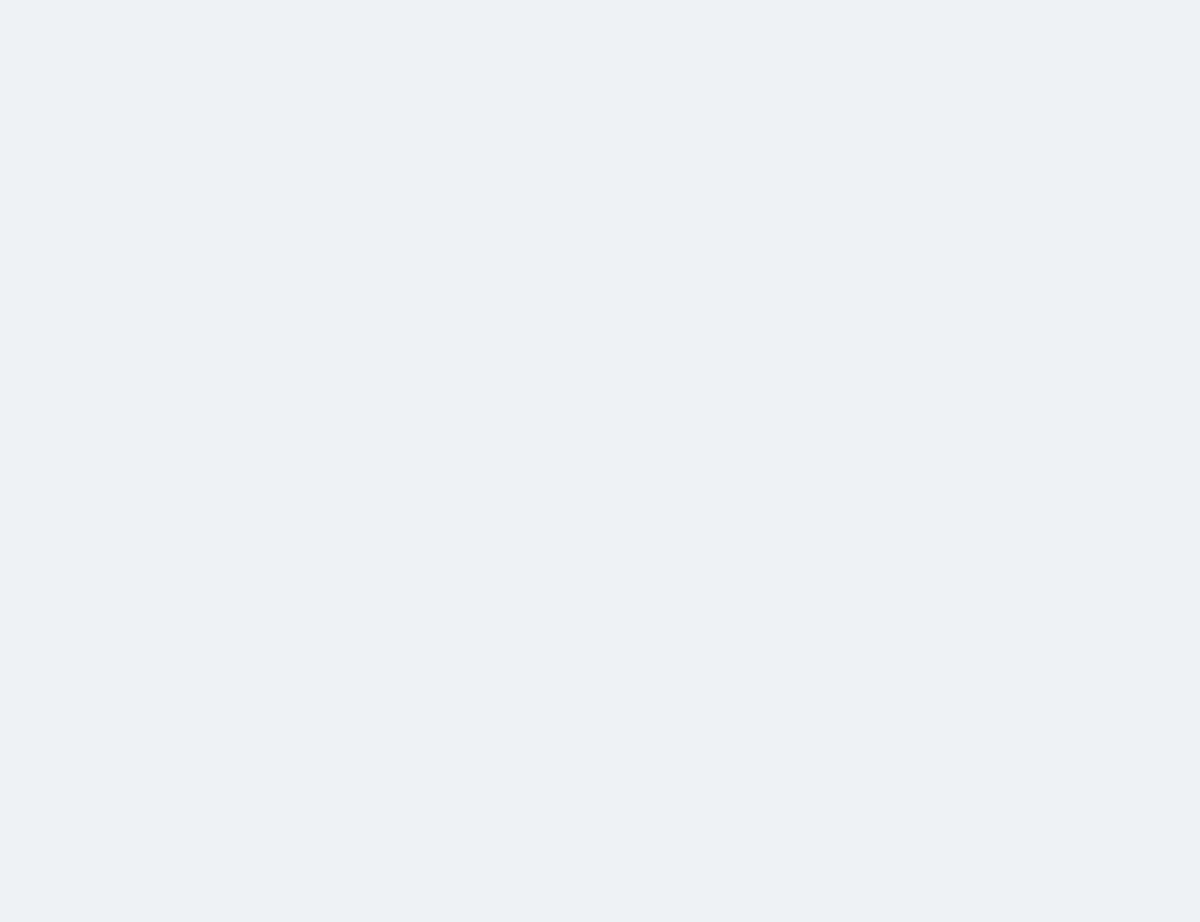
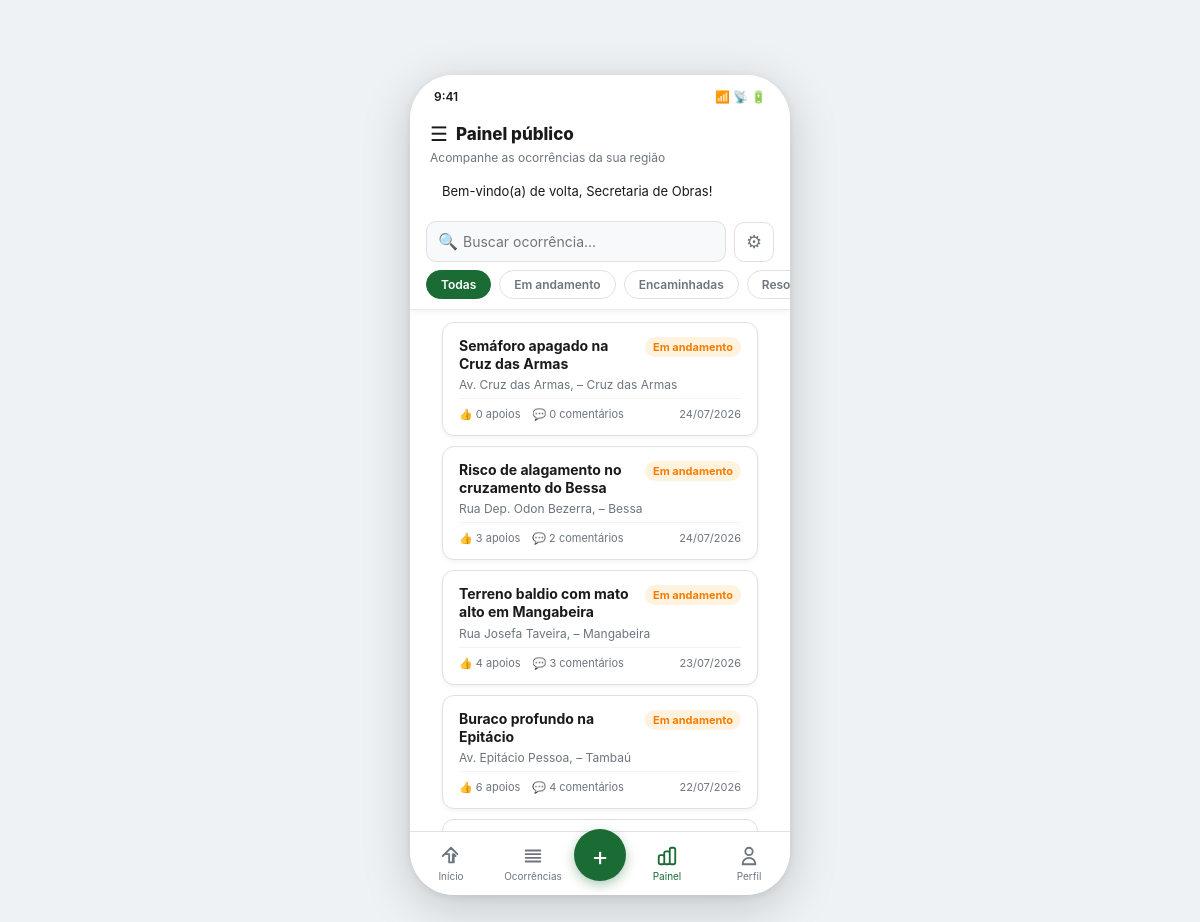
/?page=painel (signed in), run on the app's committed database (2 pictures, top to bottom).
### tables this page shows
CREATE TABLE IF NOT EXISTS ocorrencias (
    id INT AUTO_INCREMENT PRIMARY KEY,
    titulo VARCHAR(255) NOT NULL,
    descricao TEXT NOT NULL,
    categoria ENUM('buraco_na_via', 'iluminacao_publica', 'alagamento', 'terreno_baldio', 'limpeza_urbana', 'outros') NOT NULL,
    status ENUM('em_andamento', 'encaminhada', 'resolvida', 'cancelada', 'atrasada') NOT NULL DEFAULT 'em_andamento',
    prioridade ENUM('baixa', 'media', 'alta') NOT NULL DEFAULT 'media',
    usuario_id INT NOT NULL,
    secretaria_id INT NULL,
    data_registro TIMESTAMP DEFAULT CURRENT_TIMESTAMP,
    prazo_resolucao DATE NULL,
    data_conclusao TIMESTAMP NULL,
    justificativa_cancelamento TEXT NULL,
    FOREIGN KEY (usuario_id) REFERENCES usuarios(id) ON DELETE CASCADE,
    FOREIGN KEY (secretaria_id) REFERENCES secretarias(id) ON DELETE SET NULL
);

### controllers/OcorrenciaController.php (called while the page is built, shortened)
<?php
require_once __DIR__ . '/../models/Ocorrencia.php';
class OcorrenciaController {
    private Ocorrencia $ocorrenciaModel;
    public function __construct() {
        $db = Database::getInstance();
        $this->ocorrenciaModel = new Ocorrencia($db);
    }
    public function painel(): void {
        $filtros = [
            'status' => $_GET['status'] ?? '',
            'categoria' => $_GET['categoria'] ?? '',
            'bairro' => $_GET['bairro'] ?? '',
            'search' => $_GET['search'] ?? ''
        ];
        $ocorrencias = $this->ocorrenciaModel->findAll($filtros, 20);
        $activePage = 'painel';
        require_once __DIR__ . '/../views/painel/index.php';
    }
}

### config/config.php (called while the page is built, shortened)
<?php
function getFlash(): ?array {
    if (isset($_SESSION['flash'])) {
        $mensagemFlash = $_SESSION['flash'];
        return $mensagemFlash;
    }
    return null;
}
function sanitize(string $dados): string {
    return htmlspecialchars(trim($dados), ENT_QUOTES, 'UTF-8');
}

### models/Ocorrencia.php (called while the page is built, shortened)
<?php
class Ocorrencia {
    private PDO $db;
    public function __construct(PDO $db) {
        $this->db = $db;
    }
    public function findAll(array $filtros = [], int $limite = 20, int $deslocamento = 0): array {
        $condicoes = ["1=1"];
        $parametros = [];
        $condicoesSql = implode(' AND ', $condicoes);
        $query = "SELECT o.*, l.bairro, l.rua, l.cidade, u.nome AS usuario_nome,
                       (SELECT COUNT(*) FROM apoios a WHERE a.ocorrencia_id = o.id) AS total_apoios,
                       (SELECT COUNT(*) FROM comentarios c WHERE c.ocorrencia_id = o.id) AS total_comentarios
                FROM ocorrencias o
                LEFT JOIN localizacoes l ON o.id = l.ocorrencia_id
                LEFT JOIN usuarios u ON o.usuario_id = u.id
                WHERE {$condicoesSql}
                ORDER BY o.data_registro DESC
                LIMIT :limit OFFSET :offset";
        $consulta = $this->db->prepare($query);
        $consulta->bindValue(':limit', $limite, PDO::PARAM_INT);
        $consulta->bindValue(':offset', $deslocamento, PDO::PARAM_INT);
        $consulta->execute();
        return $consulta->fetchAll();
    }
}

### views/painel/index.php (the view, shortened to what this page needs)
<?php
require_once __DIR__ . '/../layout/header.php';
$flash = getFlash();
$currentStatus = $_GET['status'] ?? '';
?>
<div class="screen-body" style="padding: 0;">
    <div class="sticky-header">
        <div style="padding: 14px 20px 4px; display: flex; align-items: center; gap: 8px;">
            <span style="font-size: 20px;">☰</span>
            <span style="font-size: 17px; font-weight: 800; color: var(--text);">Painel público</span>
        </div>
        <div style="padding: 0 20px 8px; font-size: 12px; color: var(--text-muted);">Acompanhe as ocorrências da sua região</div>
        <?php if ($flash): ?>
            <div style="padding: 0 20px 8px;">
                <div class="flash-message flash-<?= sanitize($flash['type']) ?>" style="padding: 10px 12px; border-radius: 8px; font-size: 13px;">
                    <span><?= sanitize($flash['message']) ?></span>
                </div>
            </div>
        <?php endif; ?>
        <form action="?page=painel" method="GET" class="search-bar" style="margin: 4px 16px 8px;">
            <div class="search-input-wrap">
                <span class="search-icon">🔍</span>
                <input type="text" name="search" class="search-input" placeholder="Buscar ocorrência..." value="<?= sanitize($_GET['search'] ?? '') ?>">
            </div>
            <button type="submit" class="filter-btn" title="Filtrar">⚙</button>
        </form>
        <div class="chips-row" style="padding: 0 16px 10px;">
            <a href="?page=painel" class="chip <?= empty($currentStatus) ? 'active' : '' ?>">Todas</a>
            <a href="?page=painel&status=em_andamento" class="chip <?= $currentStatus === 'em_andamento' ? 'active' : '' ?>">Em andamento</a>
            <a href="?page=painel&status=encaminhada" class="chip <?= $currentStatus === 'encaminhada' ? 'active' : '' ?>">Encaminhadas</a>
            <a href="?page=painel&status=resolvida" class="chip <?= $currentStatus === 'resolvida' ? 'active' : '' ?>">Resolvidas</a>
        </div>
    </div>
    <div class="occurrences-scroll-list" style="padding: 12px 16px 24px;">
        <?php if (empty($ocorrencias)): ?>
            <div style="text-align: center; padding: 40px 20px; color: var(--text-muted);">
                <div style="font-size: 36px; margin-bottom: 8px;">🔍</div>
                <p style="font-size: 15px; font-weight: 700; color: var(--text);">Nenhuma ocorrência encontrada</p>
                <p style="font-size: 13px; margin-top: 4px;">Tente alterar os termos da busca ou filtros.</p>
            </div>
        <?php else: ?>
            <?php foreach ($ocorrencias as $oc): ?>
                <?php
                    $badgeClass = 'badge-orange';
                    $statusText = 'Em andamento';
                    if ($oc['status'] === 'encaminhada') { $badgeClass = 'badge-blue'; $statusText = 'Encaminhada'; }
                    elseif ($oc['status'] === 'resolvida') { $badgeClass = 'badge-green'; $statusText = 'Resolvida'; }
                    elseif ($oc['status'] === 'cancelada') { $badgeClass = 'badge-red'; $statusText = 'Cancelada'; }
                    elseif ($oc['status'] === 'atrasada') { $badgeClass = 'badge-red'; $statusText = 'Atrasada'; }
                    $apoiosCount = $oc['total_apoios'] ?? 0;
                    $comentCount = $oc['total_comentarios'] ?? 0;
                    $dateFormatted = date('d/m/Y', strtotime($oc['data_registro']));
                ?>
                <a href="?page=ocorrencia/detalhe&id=<?= $oc['id'] ?>" class="occ-list-card">
                    <div class="occ-list-top">
                        <div class="occ-list-title"><?= sanitize($oc['titulo']) ?></div>
                        <span class="badge <?= $badgeClass ?>"><?= $statusText ?></span>
                    </div>
                    <div class="occ-list-addr"><?= sanitize(($oc['rua'] ?? '') . ', ' . ($oc['numero'] ?? '') . ' – ' . ($oc['bairro'] ?? '')) ?></div>
                    <div class="occ-list-meta">
                        <span>👍 <?= $apoiosCount ?> <?= $apoiosCount === 1 ? 'apoio' : 'apoios' ?></span>
                        <span>💬 <?= $comentCount ?> <?= $comentCount === 1 ? 'comentário' : 'comentários' ?></span>
                        <span style="margin-left: auto;"><?= $dateFormatted ?></span>
                    </div>
                </a>
            <?php endforeach; ?>
        <?php endif; ?>
    </div>
</div>
<?php
require_once __DIR__ . '/../layout/nav.php';
require_once __DIR__ . '/../layout/footer.php';
?>

### index.php (shortened to what this page needs)
<?php
require_once __DIR__ . '/config/config.php';
require_once __DIR__ . '/models/Ocorrencia.php';
$page = $_GET['page'] ?? (isLoggedIn() ? 'home' : 'auth/splash');
switch ($page) {
    case 'painel':
        require_once __DIR__ . '/controllers/OcorrenciaController.php';
        (new OcorrenciaController())->painel();
        break;
}

### views/layout/header.php (shortened to what this page needs)
<!DOCTYPE html>
<html lang="pt-BR">
<head>
    <link rel="stylesheet" href="public/css/style.css">
</head>
<body>
<div class="phone-container">
    <div class="status-bar">
        <span>9:41</span>
        <div class="icons">
            <span>📶</span>
            <span>📡</span>
            <span>🔋</span>
        </div>
    </div>

### views/layout/nav.php (shortened to what this page needs)
<?php
$activePage = $activePage ?? 'home';
?>
<nav class="bottom-nav">
    <a href="?page=home" class="nav-item <?= $activePage === 'home' ? 'active' : '' ?>">
        <svg width="22" height="22" fill="none" viewBox="0 0 24 24" stroke="currentColor"><path stroke-linecap="round" stroke-linejoin="round" stroke-width="2" d="M3 12l2-2m0 0l7-7 7 7m-9 0v9h4v-9m-4 0H6m9 9v-9m0 0l2 2"/></svg>
        <span>Início</span>
    </a>
    <a href="?page=ocorrencias" class="nav-item <?= $activePage === 'ocorrencias' ? 'active' : '' ?>">
        <svg width="22" height="22" fill="none" viewBox="0 0 24 24" stroke="currentColor"><path stroke-linecap="round" stroke-linejoin="round" stroke-width="2" d="M4 6h16M4 10h16M4 14h16M4 18h16"/></svg>
        <span>Ocorrências</span>
    </a>
    <a href="?page=nova-ocorrencia" class="nav-center-btn" title="Nova Ocorrência">+</a>
    <a href="?page=painel" class="nav-item <?= $activePage === 'painel' ? 'active' : '' ?>">
        <span>Painel</span>
    </a>
    <a href="?page=perfil" class="nav-item <?= $activePage === 'perfil' ? 'active' : '' ?>" style="position:relative;">
        <svg width="22" height="22" fill="none" viewBox="0 0 24 24" stroke="currentColor"><path stroke-linecap="round" stroke-linejoin="round" stroke-width="2" d="M16 7a4 4 0 11-8 0 4 4 0 018 0zM12 14a7 7 0 00-7 7h14a7 7 0 00-7-7z"/></svg>
        <span>Perfil</span>
    </a>
</nav>

### views/layout/footer.php (shortened to what this page needs)
</div>
</body>
</html>

### data on the page
ocorrencias: titulo "Semáforo apagado na Cruz das Armas", statusText "Em andamento", bairro "Av. Cruz das Armas, – Cruz das Armas", apoiosCount "0", comentCount "0", shows "comentários", data_registro "24/07/2026"
ocorrencias: titulo "Risco de alagamento no cruzamento do Bessa", statusText "Em andamento", bairro "Rua Dep. Odon Bezerra, – Bessa", apoiosCount "3", comentCount "2", shows "comentários", data_registro "24/07/2026"
ocorrencias: titulo "Terreno baldio com mato alto em Mangabeira", statusText "Em andamento", bairro "Rua Josefa Taveira, – Mangabeira", apoiosCount "4", comentCount "3", shows "comentários", data_registro "23/07/2026"
ocorrencias: titulo "Buraco profundo na Epitácio", statusText "Em andamento", bairro "Av. Epitácio Pessoa, – Tambaú", apoiosCount "6", comentCount "4", shows "comentários", data_registro "22/07/2026"

### other printed values
$flash['message'] "Bem-vindo(a) de volta, Secretaria de Obras!"
